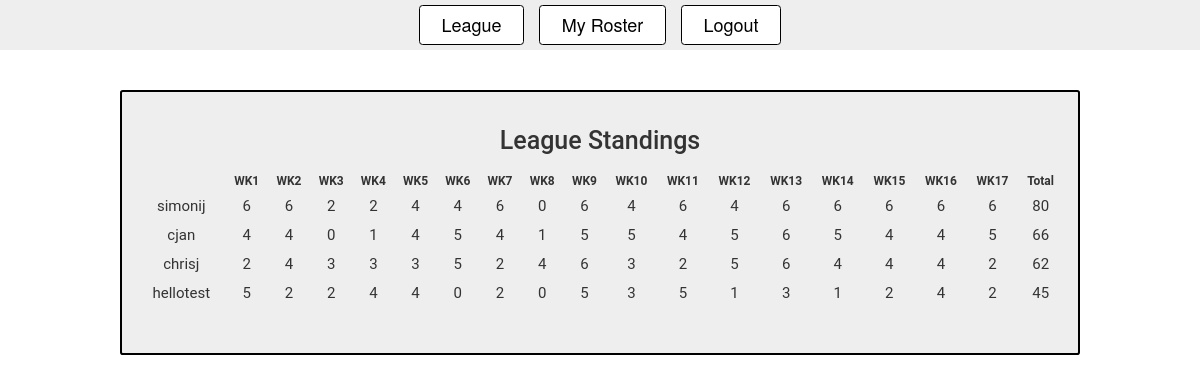
The page /league (signed in) on the database its author committed.
### app.py (models this page shows)
class User(UserMixin, db.Model):
  id = db.Column(db.Integer, primary_key=True)
  username = db.Column(db.String(15), unique=True)
  email = db.Column(db.String(50), unique=True)
  password = db.Column(db.String(80))
  RosterID = db.Column(db.Integer)

### app.py (the view)
@app.route('/league')
@login_required
def league():
  rosters = Roster.query.with_entities(Roster.QB, Roster.WR1, Roster.WR2, Roster.RB1, Roster.RB2, Roster.TE, Roster.RosterID)
  league_weekly_scores = []
  for r in rosters:
    weekly_score = getUserWeekByWeekScore(r, Players, Team, User)
    league_weekly_scores.append(weekly_score)
  league_weekly_scores.sort(key=lambda e: e['total'], reverse=True)
  return render_template('league.html', scores=league_weekly_scores)

### app.py (called while the page is built)
@login_manager.user_loader
def load_user(user_id):
  return User.query.get(int(user_id))

### utils.py (called while the page is built)
def getUserWeekByWeekScore(roster, Players, Team, User):
  owner = User.query.filter_by(RosterID = roster[-1]).first()
  score = [0 for x in range(17)]
  for week in range(1, 18):
    for p in roster[:-1]:
      player_data = Players.query.filter_by(PlayerID=p).first()
      team = Team.query.filter_by(TeamID=player_data.TeamID).first()
      score[week-1] += __getUserWeekByWeekScoreHelper(week, team)
  return {
    'owner': owner.username,
    'weekly_score': score,
    'total': reduce(lambda acc, curr: acc + curr, score, 0)
  }

def __getUserWeekByWeekScoreHelper(week, team):
  options = {
    1: team.Game1,
    2: team.Game2,
    3: team.Game3,
    4: team.Game4,
    5: team.Game5,
    6: team.Game6,
    7: team.Game7,
    8: team.Game8,
    9: team.Game9,
    10: team.Game10,
    11: team.Game11,
    12: team.Game12,
    13: team.Game13,
    14: team.Game14,
    15: team.Game15,
    16: team.Game16,
    17: team.Game17
  }
  return options[week]

### templates/league.html (shortened to what this page needs)
{% extends "bootstrap/base.html" %}
{% block styles %}
{{super()}}
<link rel="stylesheet" href="{{url_for('.static', filename='index.css')}}">
{% endblock %}
{% block content %}
<nav>
  <ul>
    <li><a href="{{ url_for('league') }}">League</a></li>
    <li><a href="{{ url_for('home') }}">My Roster</a></li>
    <li><a href="{{ url_for('logout') }}">Logout</a></li>
  </ul>
</nav>
<div class="container">
  <div class="template">
    <h1 class="leagueTitle">League Standings</h1>
    <table class="leagueTable">
      <tr>
        <th></th>
        <th>WK1</th>
        <th>WK2</th>
        <th>WK3</th>
        <th>WK4</th>
        <th>WK5</th>
        <th>WK6</th>
        <th>WK7</th>
        <th>WK8</th>
        <th>WK9</th>
        <th>WK10</th>
        <th>WK11</th>
        <th>WK12</th>
        <th>WK13</th>
        <th>WK14</th>
        <th>WK15</th>
        <th>WK16</th>
        <th>WK17</th>
        <th>Total</th>
      </tr>
      {% for w in scores %}
        <tr>
          <td>{{ w.owner }}</td>
          {% for s in w['weekly_score'] %}
          <td>{{ s }}</td>
          {% endfor %}
          <td>{{w.total}}</td>
        </tr>
        {% endfor %}
    </table>
  </div>
</div>
{% endblock %}

### static/index.css (style rules this page uses)
.template { padding: 20px 15px; text-align: center; font-family: 'Roboto', sans-serif; max-width: 80vw; padding: 15px; margin: 0 auto; border: 2px solid black; background-color: #eee; border-radius: 0.2em; margin-top: 40px; }
a { display: inline-block; padding: 0.35em 1.2em; border: 0.1em solid black; margin: 1em 0.3em 0.3em 0; border-radius: 0.2em; box-sizing: border-box; text-decoration: none; font-weight: 300; color: black; text-align: center; transition: all 0.2s; font-size: large; width: 100%; background-color: white; }
table { margin: 3rem 0; width: 100%; text-align: center; }
table th { text-align: center; }
table td, th { padding: 0.25em; font-size: 1.5rem; }
nav { height: 50px; background: #eee; }
nav ul { height: 100%; display: flex; flex-direction: row; list-style: none; justify-content: center; align-items: center; margin: 0; padding: 0; }
nav ul li:not(:last-of-type) { margin-right: 1.5rem; }
nav ul li a { margin: 0; }
.leagueTitle { font-size: 2.5rem; margin-top: 2rem; }
.leagueTable { margin-top: 1.5rem; }
.leagueTable th { font-size: 12px; }

### rows shown on the page
User: owner "simonij", s "6" "6" "2" "2" "4" "4" "6" "0" "6" "4" "6" "4" "6" "6" "6" "6" "6", total "80"
User: owner "cjan", s "4" "4" "0" "1" "4" "5" "4" "1" "5" "5" "4" "5" "6" "5" "4" "4" "5", total "66"
User: owner "chrisj", s "2" "4" "3" "3" "3" "5" "2" "4" "6" "3" "2" "5" "6" "4" "4" "4" "2", total "62"
User: owner "hellotest", s "5" "2" "2" "4" "4" "0" "2" "0" "5" "3" "5" "1" "3" "1" "2" "4" "2", total "45"
